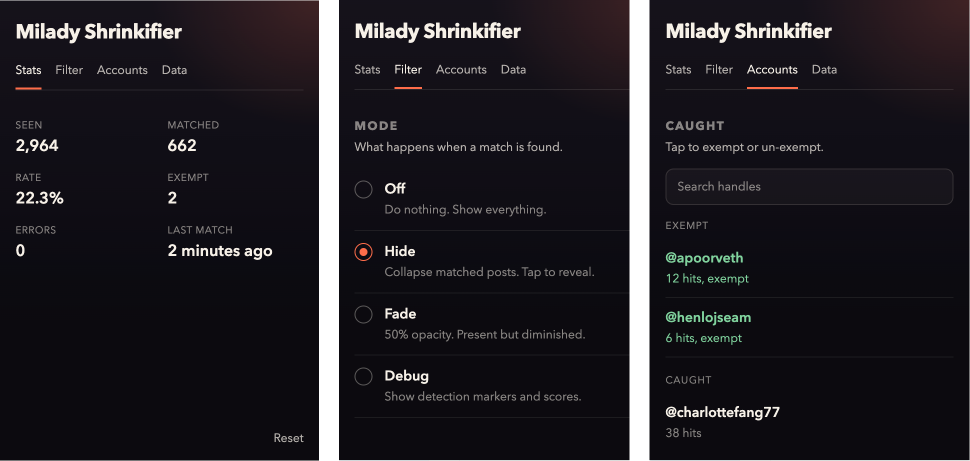
#> input picture assets/hero.png, 1940 x 922 px (shown at 1/2 size); its folder holds only this picture in this run
$ python -i image_files.py   (imports and definitions only)
#> lines starting #> are read from the running program, lines starting #| are printed output that depends on the picture
from __future__ import annotations

import hashlib
import mimetypes
import os
import sqlite3
from io import BytesIO
from pathlib import Path
from typing import Any, cast

import msgspec
import numpy as np
from PIL import Image

from .paths import INFERENCE_VARIANT_ROOT, now_iso, resolve_repo_path


# [11 lines that did not run here, left out]


# [7 lines left out: function guess_extension, not called in this run]


def sha256_bytes(payload: bytes) -> str:
    return hashlib.sha256(payload).hexdigest()


def convert_image_to_rgb(image: Image.Image) -> Image.Image:
    transparency = image.info.get("transparency")
    if image.mode == "P" and isinstance(transparency, bytes):
        return image.convert("RGBA").convert("RGB")
    return image.convert("RGB")


# [119 lines left out: functions inspect_image_bytes, get_file_fingerprint, row_to_file_fingerprint, inference_variant_cache_path, write_npz_atomic, not called in this run]

>>> from PIL import Image
>>> picture = Image.open('../assets/hero.png')
#> picture is the input picture: PIL image 1940x922 RGBA; mean R, G, B, A 21.8, 19.2, 24.5, 244.5
>>> result = convert_image_to_rgb(picture)
#> in convert_image_to_rgb, `return image.convert("RGB")`:
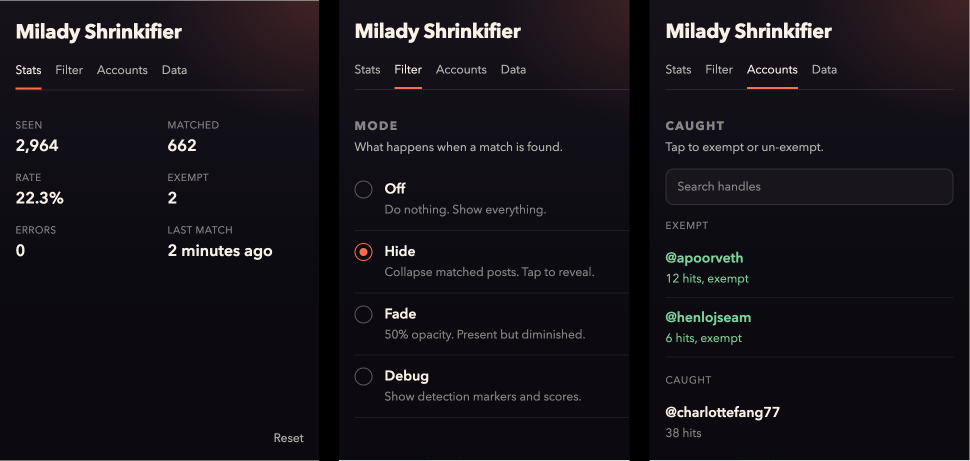
#> returned value: PIL image 1940x922 RGB (shown at 1/2 size); mean R, G, B 21.8, 19.2, 24.5
